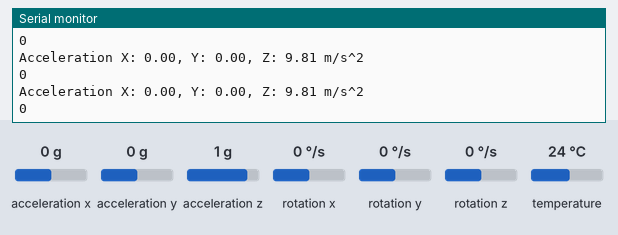
A sketch run on a simulated ESP32. Shown: the last lines printed to the serial monitor. Inputs (shaded band) come from the test bench; at power-on: acceleration x 0 g, acceleration y 0 g, acceleration z 1 g, rotation x 0 °/s, rotation y 0 °/s, rotation z 0 °/s, temperature 24 °C. WiFi joins after 1.5 s; servers stay silent unless stated.

Above: at 2.7 s.
2.8 s: acceleration x set to -1.4 g
At 3.7 s:
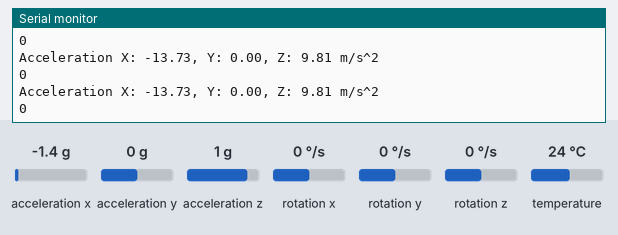
4.3 s: acceleration y set to -1.4 g
At 5.1 s:
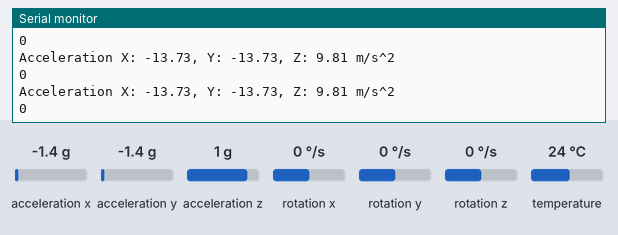
5.8 s: acceleration z set to -1.4 g
At 6.4 s:
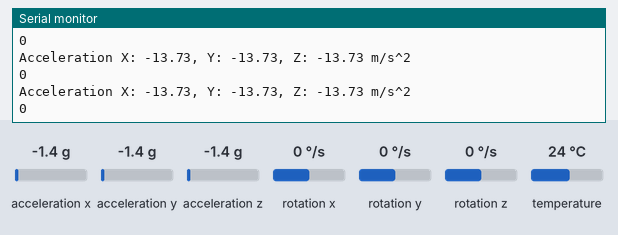

The sketch:

Beschl_Sensor_Drift_Schlafsack.ino
```cpp
// Load Wi-Fi library
#include <WiFi.h>
#include <WiFiUdp.h>
#include <Adafruit_MPU6050.h>
#include <Adafruit_Sensor.h>

Adafruit_MPU6050 mpu;

// Replace with your network credentials
const char* ssid     = "FRITZ!Box 7412";
const char* password = "58184142373790392728";
const char ip1[] = "192.168.178.20";   //meine ip
const char ip2[] = "10.163.100.8";    // Optional für weiteren PC
#define UDP_PORT 7000
String Data = "Hi 1234, 4321 Byye ";
int n = 0;

WiFiUDP UDP;
char packet[255];
int sensorwert = 0;

float xmem=0;
float ymem=0;
float zmem=0;
int motion=0;

void setup() {
  Serial.begin(115200);
  delay(0);

  WiFi.begin(ssid, password);
  while (WiFi.status() != WL_CONNECTED) {
    delay(0);
    Serial.println("Connecting to WiFi..");
  }
  Serial.println("Connected to the WiFi network");

  UDP.begin(UDP_PORT);

  // Try to initialize!
  if (!mpu.begin()) {
    Serial.println("Failed to find MPU6050 chip");
    while (1) {
      delay(0);
    }
  }
    Serial.println("MPU6050 Found!");

  mpu.setAccelerometerRange(MPU6050_RANGE_2_G);
  mpu.setGyroRange(MPU6050_RANGE_500_DEG);
  mpu.setFilterBandwidth(MPU6050_BAND_5_HZ);
  Serial.println("");
  delay(0);

  sensors_event_t a, g, temp;
  mpu.getEvent(&a, &g, &temp);
  xmem=a.acceleration.x;        // Grundwert, der aktuell im Sensor detektiert wird
  ymem=a.acceleration.y;
  zmem=a.acceleration.z;
}


void loop(){
  sensors_event_t a, g, temp;
  mpu.getEvent(&a, &g, &temp);
  Serial.print("Acceleration X: ");
  Serial.print(a.acceleration.x);
  Serial.print(", Y: ");
  Serial.print(a.acceleration.y);
  Serial.print(", Z: ");
  Serial.print(a.acceleration.z);
  Serial.println(" m/s^2");
  //sensorwert=abs(a.acceleration.z)+abs(a.acceleration.x)+abs(a.acceleration.y);
  Serial.println(sensorwert);
  Serial.println("");

  if((abs(a.acceleration.x/xmem)-1)>0.05){   //anpassen, bei hochheben möglicherweise größerer prozentwert (grenzwert)
    motion+=1;
  }
  if((abs(a.acceleration.y/ymem)-1)>0.05){   // Wenn Ergebnis von "aktueller Wert durch den Grundwert minus 1" einen Wert höher als den eingestellten Grenzwert hat, dann wird eine 1 generiert
    motion+=1;
  }
  if((abs(a.acceleration.z/zmem)-1)>0.05){   //jede Achse wird hier mit einbezogen
    motion+=1;
  }
  if(motion>1){
    sensorwert=1;     // 0 oder 1 wird in Sensorwert gespeichert und geschickt
  }

  Data.toCharArray( packet , Data.length() );
  UDP.beginPacket(ip1, UDP_PORT);
  UDP.print(uint8_t(sensorwert));
  UDP.endPacket();
  motion=0;
  sensorwert=0;
  xmem=a.acceleration.x;
  ymem=a.acceleration.y;
  zmem=a.acceleration.z;
  delay(10);
}
```

Measured:
- after the input at 2.8 s, the serial monitor: prints a new line at once (image 1)
- after the input at 4.3 s, the serial monitor: prints a new line at once (image 2)
- after the input at 5.8 s, the serial monitor: prints a new line at once (image 3)
